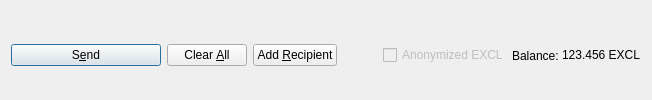
         <widget class="QFrame" name="frame_Send">
          <layout class="QHBoxLayout" name="horizontalLayout">
           <property name="bottomMargin">
            <number>0</number>
           </property>
           <item>
            <widget class="QPushButton" name="sendButton">
             <property name="minimumSize">
              <size>
               <width>150</width>
               <height>0</height>
              </size>
             </property>
             <property name="toolTip">
              <string>Confirm the send action</string>
             </property>
             <property name="text">
              <string>S&amp;end</string>
             </property>
             <property name="icon">
              <iconset resource="../excl.qrc">
               <normaloff>:/icons/send</normaloff>:/icons/send</iconset>
             </property>
             <property name="autoDefault">
              <bool>false</bool>
             </property>
             <property name="default">
              <bool>true</bool>
             </property>
            </widget>
           </item>
           <item>
            <widget class="QPushButton" name="clearButton">
             <property name="sizePolicy">
              <sizepolicy hsizetype="Minimum" vsizetype="Fixed">
               <horstretch>0</horstretch>
               <verstretch>0</verstretch>
              </sizepolicy>
             </property>
             <property name="toolTip">
              <string>Clear all fields of the form.</string>
             </property>
             <property name="text">
              <string>Clear &amp;All</string>
             </property>
             <property name="icon">
              <iconset resource="../excl.qrc">
               <normaloff>:/icons/remove</normaloff>:/icons/remove</iconset>
             </property>
             <property name="autoDefault">
              <bool>false</bool>
             </property>
            </widget>
           </item>
           <item>
            <widget class="QPushButton" name="addButton">
             <property name="toolTip">
              <string>Send to multiple recipients at once</string>
             </property>
             <property name="text">
              <string>Add &amp;Recipient</string>
             </property>
             <property name="icon">
              <iconset resource="../excl.qrc">
               <normaloff>:/icons/add</normaloff>:/icons/add</iconset>
             </property>
             <property name="autoDefault">
              <bool>false</bool>
             </property>
            </widget>
           </item>
           <item>
            <spacer name="horizontalSpacer">
             <property name="orientation">
              <enum>Qt::Horizontal</enum>
             </property>
             <property name="sizeHint" stdset="0">
              <size>
               <width>40</width>
               <height>20</height>
              </size>
             </property>
            </spacer>
           </item>
           <item>
            <layout class="QHBoxLayout" name="horizontalLayout_2">
             <property name="spacing">
              <number>3</number>
             </property>
             <item>
              <widget class="QCheckBox" name="checkzEXCL">
               <property name="enabled">
                <bool>false</bool>
               </property>
               <property name="text">
                <string>Anonymized EXCL</string>
               </property>
              </widget>
             </item>
             <item>
              <widget class="QLabel" name="label">
               <property name="text">
                <string>Balance:</string>
               </property>
              </widget>
             </item>
             <item>
              <widget class="QLabel" name="labelBalance">
               <property name="sizePolicy">
                <sizepolicy hsizetype="Preferred" vsizetype="Fixed">
                 <horstretch>0</horstretch>
                 <verstretch>0</verstretch>
                </sizepolicy>
               </property>
               <property name="cursor">
                <cursorShape>IBeamCursor</cursorShape>
               </property>
               <property name="text">
                <string notr="true">123.456 EXCL</string>
               </property>
               <property name="textInteractionFlags">
                <set>Qt::LinksAccessibleByMouse|Qt::TextSelectableByKeyboard|Qt::TextSelectableByMouse</set>
               </property>
              </widget>
             </item>
            </layout>
           </item>
          </layout>
         </widget>
